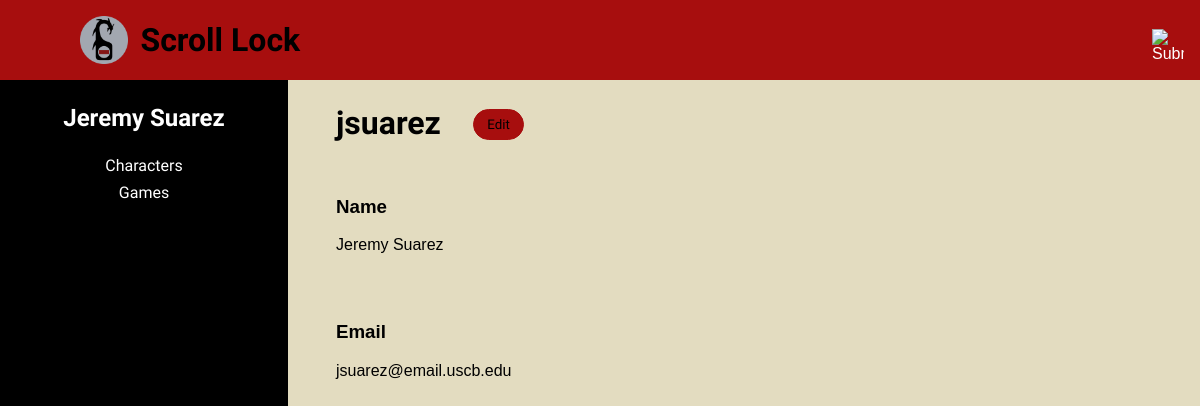
The page /index.php?action=profile (signed in) on the database its author committed.
### tables this page shows
CREATE TABLE `users` (
  `userID` int(11) NOT NULL,
  `username` varchar(45) NOT NULL,
  `email` varchar(45) NOT NULL,
  `password` varchar(45) NOT NULL,
  `name` varchar(45) DEFAULT 'Anonymous'
);

### model/user_db.php (called while the page is built, shortened)
<?php
function get_user($username)
{
    global $db;
    $query = 'SELECT * FROM users
              WHERE username = :username';
    $statement = $db->prepare($query);
    $statement->bindValue(':username', $username);
    $statement->execute();
    $user = $statement->fetch();
    return $user;
}
?>

### view/profile.php (the view, shortened to what this page needs)
<?php
    include('view/header.php');
    $user = get_user($_SESSION['username']);
?>
<div class="profile-body">
    <aside>
        <h2><?php echo $user['name']; ?></h2>
        <a class="aside_button" href="index.php?action=view_characters">Characters</a>
        <a class="aside_button" href="index.php?action=view_games">Games</a>
    </aside>
    <main class="profile-main">
        <h1 class="gamePageTitle"><?php echo $user['username'] ?></h1>
        <form action="." method="post" class="gameEditButton">
                <input type="submit" class="button" value="Edit">
            </form>
        <div class="gameDescription">
            <h3>Name</h3>
            <p><?php echo $user['name']; ?></p>
        </div>
        <div class="gameLog">
            <h3>Email</h3>
            <p><?php echo $user['email']; ?></p>
        </div>
    </main>
</div>
<?php
    include('view/footer.php');

### style/main.css (style rules this page uses)
* { font-family: Arial, Helvetica, sans-serif; }
html { background-color: #e3dcc0; margin: 0; padding: 0; }
body { font-family: Arial, Helvetica, sans-serif; font-family: 'Eagle Lake', cursive; margin: 0 auto; padding: 0; }
main { margin: 0; padding: 2em 1em; }
aside { position: fixed; width: 18rem; height: 100%; margin: 0; color: white; background-color: #000; margin-top: 2.5em; }
aside h2 { width: 100%; text-align: center; margin: 1em 0; }
h1 { font-family: 'Eagle Lake', cursive; }
h2 { font-family: 'Eagle Lake', cursive; }
input { display: inline-block; float: left; }
.aside_button { display: block; background-color: black; color: white; font-family: 'Eagle Lake', cursive; width: 100%; margin: 0.5em auto; padding: 0; border: none; font-size: 1em; text-decoration: none; text-align: center; }
.profile-main { margin-left: 18rem; margin-top: 2.5em; }
.profile-main h1 { margin: 1em 1em; }
.profile-body { margin: 0; padding: 0; }
.button { background-color: #a70e0e; border: 0.1em solid #a70e0e; border-radius: 10em; text-align: center; font-family: 'Eagle Lake', cursive; padding: 0.5em 1em; display: inline-block; margin: 0.4em auto; }
.gamePageTitle { display: inline-block; float: left; margin-right: 0; }
.gameEditButton { float: left; margin: 2em 0; }
.gameDescription { float: left; margin: 0 2em; max-width: 30em; clear: left; }
.gameLog { float: left; clear: both; margin: 2em; }

### rows shown on the page
users: name "Jeremy Suarez", username "jsuarez", email "jsuarez@email.uscb.edu"
